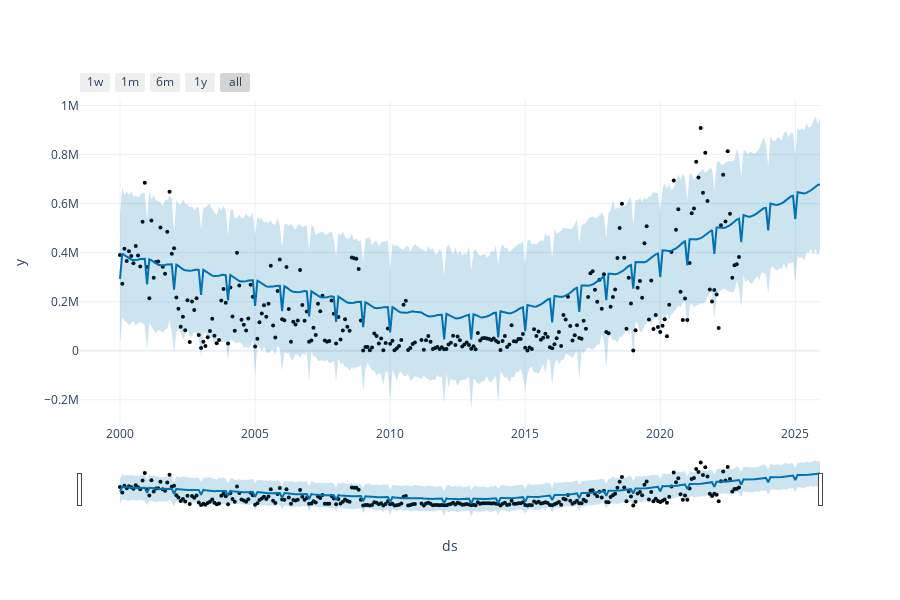

The cell this chart's notebook holds for it:
### Code cell
# fig1 = m.plot(forecast)
plot_plotly(m, forecast)

### Figure 1 — Plotly figure (JSON) as saved in the notebook; plotly's stock layout.template omitted (floating-point values rounded to 4 significant figures; data arrays with more than 128 entries replaced by an {"elided": "..."} marker saying what was removed)
{"data": [{"marker": {"color": "black", "size": 4}, "mode": "markers", "name": "Actual", "type": "scatter", "x": {"elided": "274 str values"}, "y": {"elided": "274 int values"}}, {"hoverinfo": "skip", "line": {"width": 0}, "mode": "lines", "type": "scatter", "x": {"elided": "310 str values"}, "y": {"elided": "310 float values"}}, {"fill": "tonexty", "fillcolor": "rgba(0, 114, 178, 0.2)", "line": {"color": "#0072B2", "width": 2}, "mode": "lines", "name": "Predicted", "type": "scatter", "x": {"elided": "310 str values"}, "y": {"elided": "310 float values"}}, {"fill": "tonexty", "fillcolor": "rgba(0, 114, 178, 0.2)", "hoverinfo": "skip", "line": {"width": 0}, "mode": "lines", "type": "scatter", "x": {"elided": "310 str values"}, "y": {"elided": "310 float values"}}], "layout": {"height": 600, "showlegend": false, "width": 900, "xaxis": {"rangeselector": {"buttons": [{"count": 7, "label": "1w", "step": "day", "stepmode": "backward"}, {"count": 1, "label": "1m", "step": "month", "stepmode": "backward"}, {"count": 6, "label": "6m", "step": "month", "stepmode": "backward"}, {"count": 1, "label": "1y", "step": "year", "stepmode": "backward"}, {"step": "all"}]}, "rangeslider": {"visible": true}, "title": {"text": "ds"}, "type": "date"}, "yaxis": {"title": {"text": "y"}}}}
